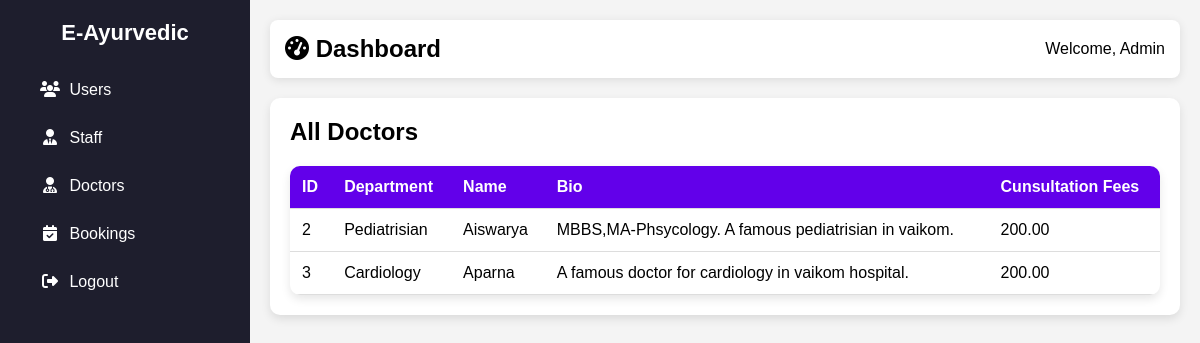
The page /doctor/ on the database as committed earlier.
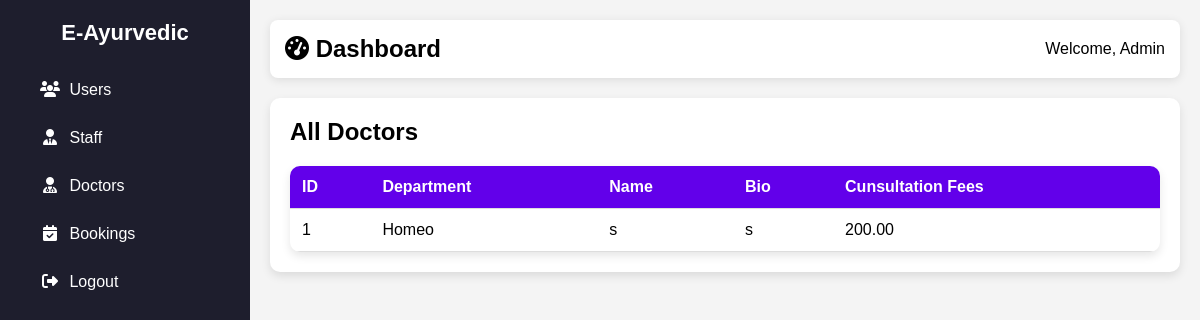
The same page on the database as committed later.
### app/models.py (models this page shows, shortened)
class Doctor(models.Model):
    department = models.ForeignKey(Department, on_delete=models.CASCADE, related_name='doctors')
    name = models.CharField(max_length=100)
    bio = models.TextField(blank=True, null=True)
    available = models.BooleanField(default=True)
    consultation_fee = models.DecimalField(max_digits=10, decimal_places=2, default=0.00)  # Add this field

class Department(models.Model):
    name = models.CharField(max_length=100)
    description = models.TextField(blank=True, null=True)
    def __str__(self):
        return self.name

### app/views.py (the view)
# urls.py: path('doctor/', views.view_doctors, name='view_doctors'),
def view_doctors(request):
    doctors = Doctor.objects.all()
    return render(request, 'admin/view_doctors.html', {'doctors': doctors})

### templates/admin/view_doctors.html (shortened to what this page needs)
<!DOCTYPE html>
<html lang="en">
<head>
    <link rel="stylesheet" href="https://cdnjs.cloudflare.com/ajax/libs/font-awesome/6.4.2/css/all.min.css">
</head>
<body>
    <div class="sidebar">
        <h2>E-Ayurvedic</h2>
        <ul>
            <li><a href="{% url 'view_users' %}"><i class="fas fa-users"></i> <span>Users</span></a></li>
            <li><a href="{% url 'view_staff' %}"><i class="fas fa-user-tie"></i> <span>Staff</span></a></li>
            <li><a href="{% url 'view_doctors' %}"><i class="fas fa-user-md"></i> <span>Doctors</span></a></li>
            <li><a href="{% url 'view_bookings' %}"><i class="fas fa-calendar-check"></i> <span>Bookings</span></a></li>
            <li><a href="../logout"><i class="fas fa-sign-out-alt"></i> <span>Logout</span></a></li>
        </ul>
    </div>
    <div class="main-content">
        <div class="header">
           <h2><i class="fas fa-tachometer-alt"></i> Dashboard</h2>
            <div class="user-info">
                <span>Welcome, Admin</span>
            </div>
        </div>
        <div class="content">
            {% block content %}
            <h2>All Doctors</h2>
            <table>
                <tr>
                    <th>ID</th>
                    <th>Department</th>
                    <th>Name</th>
                    <th>Bio</th>
                    <th>Cunsultation Fees</th>
                </tr>
                {% for doctor in doctors %}
                <tr>
                    <td>{{ doctor.id }}</td>
                    <td>{{ doctor.department }}</td>
                    <td>{{ doctor.name }}</td>
                    <td>{{ doctor.bio }}</td>
                    <td>{{ doctor.consultation_fee }}</td>
                </tr>
                {% endfor %}
            </table>
            {% endblock %}
        </div>
    </div>
</body>
</html>

Rows that differ between the two databases and show on the page:
removed Doctor: id "2", department "Pediatrisian", name "Aiswarya", bio "MBBS,MA-Phsycology. A famous pediatrisian in vaikom.", consultation_fee "200.00"
removed Doctor: id "3", department "Cardiology", name "Aparna", bio "A famous doctor for cardiology in vaikom hospital.", consultation_fee "200.00"
added Doctor: id "1", department "Homeo", name "s", bio "s", consultation_fee "200.00"
